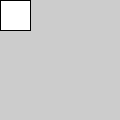
Frame 1 (no input)
Frame 60 (the mouse pressed at the canvas centre just before this capture): identical to frame 1, image omitted
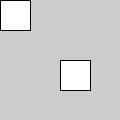
Frame 120 (the mouse held since frame 60 and released just before this capture)

The Processing sketch that drew these frames (run headless with seeded random() and noise(); from frame 60 on, the mouse is pressed at the canvas centre):

// Processing sketch: Example_7_16
// ── Example_7_16.pde
void setup(){
	size(120, 120);
}

void draw(){
	translate(mouseX, mouseY);
	rect(0, 0, 30, 30);	
}
